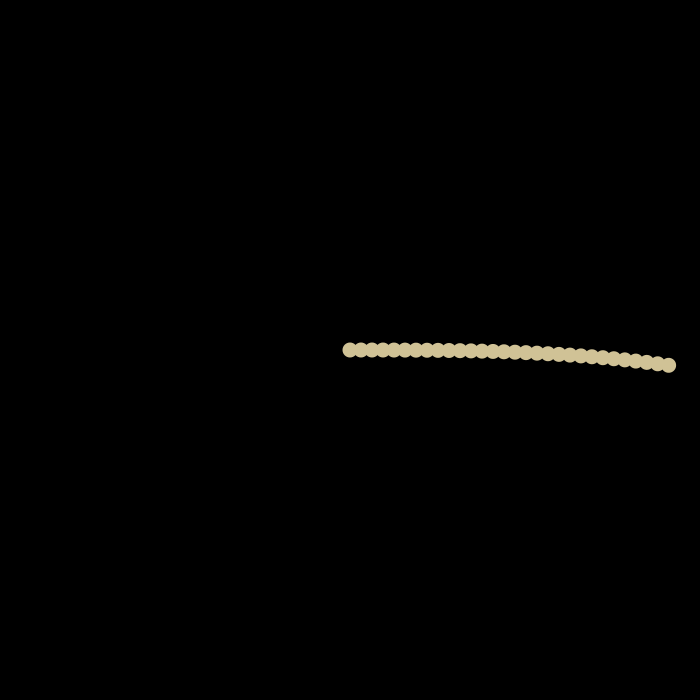
Frame 1 (no input)
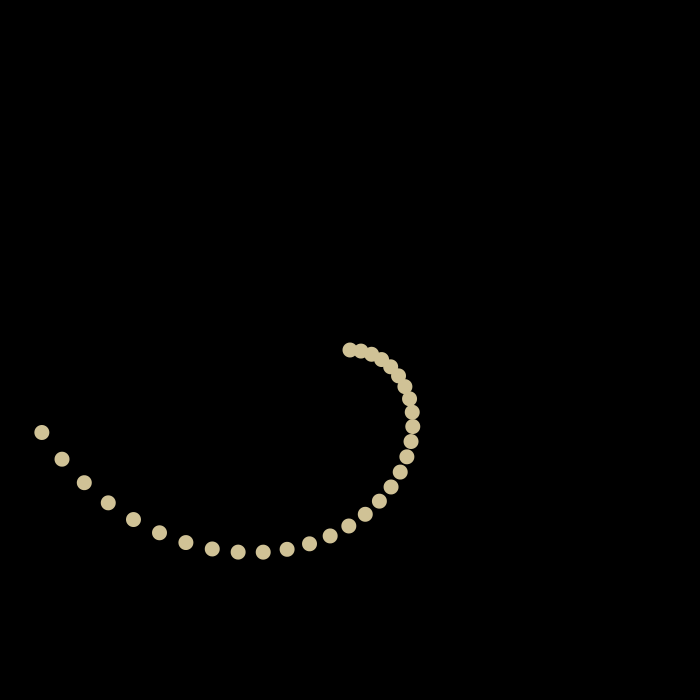
Frame 60 (the mouse pressed at the canvas centre just before this capture)
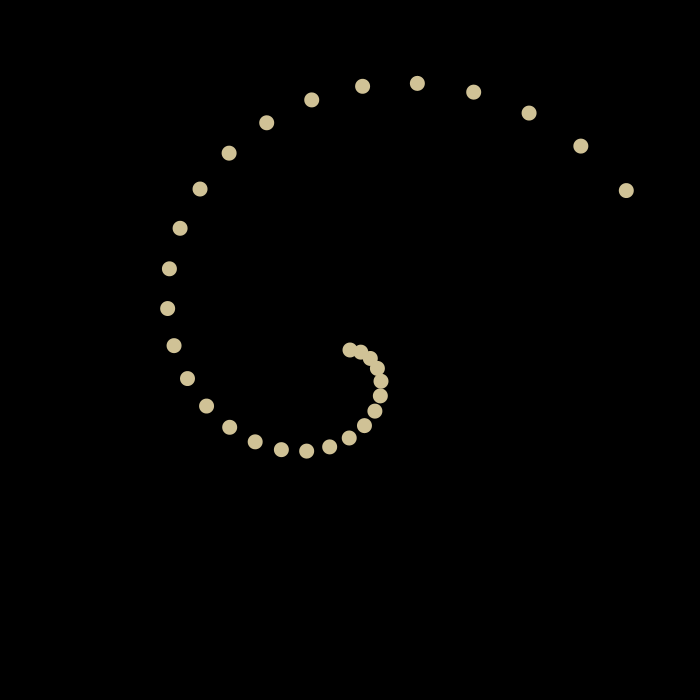
Frame 120 (the mouse held since frame 60 and released just before this capture)

The Processing sketch that drew these frames (run headless with seeded random() and noise(); from frame 60 on, the mouse is pressed at the canvas centre):

// Processing sketch: s07e1francisca
// ── s07e1francisca.pde
float x, y;
float angle, r;
float a, b, m;
float v0, v1;
//float amt;
color cObjeto, c1, c2, c3, c4;

void setup () {
  size(700, 700);
  background (c1);
  a = 0.0016; //Velocidad elipses
  b=11; //Distancia entre elipses
  m=1;
  v0=0;
  c1 = color (0); //Negro
  c2 = color (208, 194, 150); //Dorado
  //c3 = color (58, 65, 70); //Gris oscuro
  //c4 = color (155, 162, 185); //Gris claro
}

void draw () {

  background (c1);
  translate (width/2, height/2);

  for (int i = 0; i < 30; i++) {

    v1 += a * m;
    float velocidad = map (i, 0, 29, v0, v1);
    angle = velocidad;
    r = i * b;
    x = r * cos (angle);
    y = r * sin (angle);

    noStroke();
    fill(c2);
    ellipse (x, y, 15, 15);
  }


  angle += 100;
}

void keyPressed () {
  if (key == 'a') {
    m = -1;
  } else if (key == 'd') {
    m = 1;
  }
  if (key == 'w') {
    a += 0.0016 + 0.0002;
  } else if (key == 's') {
    a -= 0.0016 - 0.0002;
  }
}
